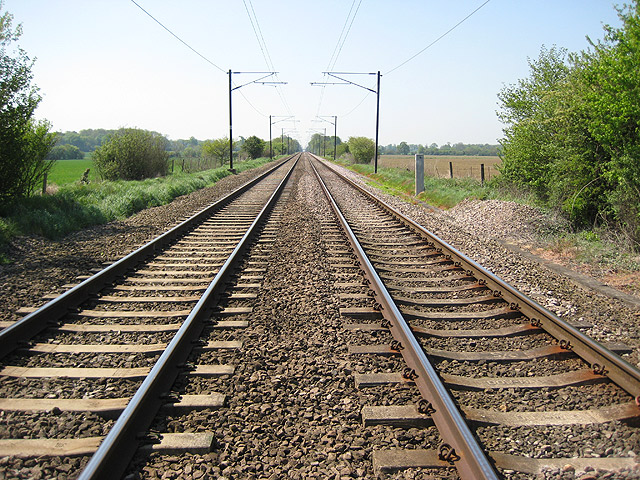
#> input picture OpenCV/12-houghTransform/images/railroad.jpg, 640 x 480 px
$ python 102-1-preparing.py
#> lines starting #> are read from the running program, lines starting #| are printed output that depends on the picture
import cv2 as cv
import math
import os
import numpy as np

os.chdir('12-houghTransform\\images')
img_src = cv.imread('railroad.jpg', cv.IMREAD_GRAYSCALE)
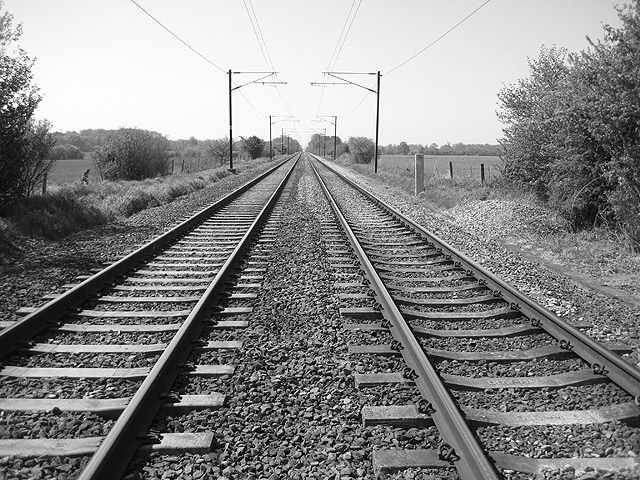
#> img_src: shape (480, 640); min 0, max 255, mean 137.2
img_edge = cv.Canny(img_src, 50, 150)
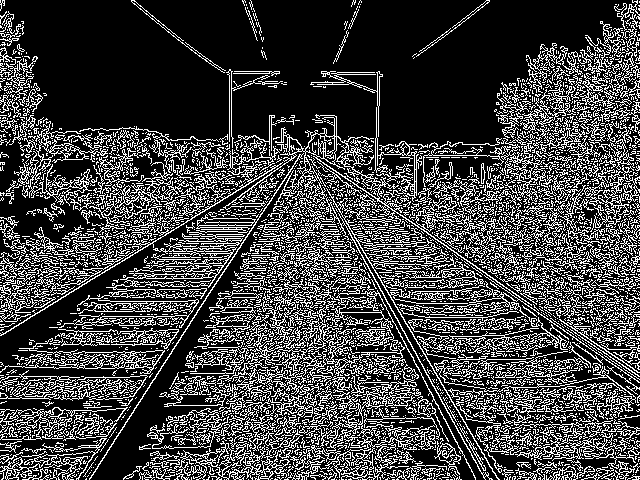
#> img_edge: shape (480, 640); 26% white in thin lines or dots
img_result =cv.cvtColor(img_edge, cv.COLOR_GRAY2BGR)
#> img_result: shape (480, 640, 3); 26% white in thin lines or dots

cv.imshow('img_src', img_src)
cv.imshow('img_edge', img_edge)
cv.imshow('img_result', img_result)

cv.waitKey(0)

cv.destroyAllWindows()

$ run again, with OpenCV/12-houghTransform/images/test.jpg copied over OpenCV/12-houghTransform/images/railroad.jpg
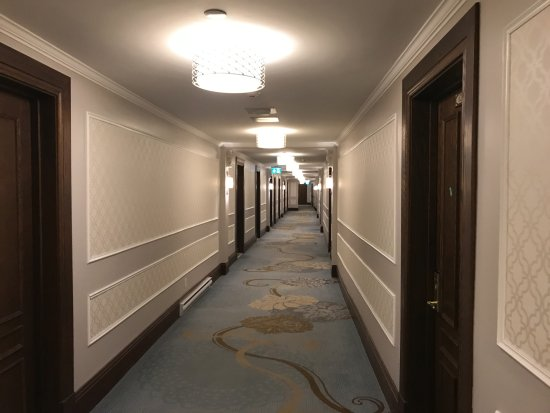
#> input picture OpenCV/12-houghTransform/images/test.jpg, 550 x 413 px
#> `img_src = cv.imread('railroad.jpg', cv.IMREAD_GRAYSCALE)`:
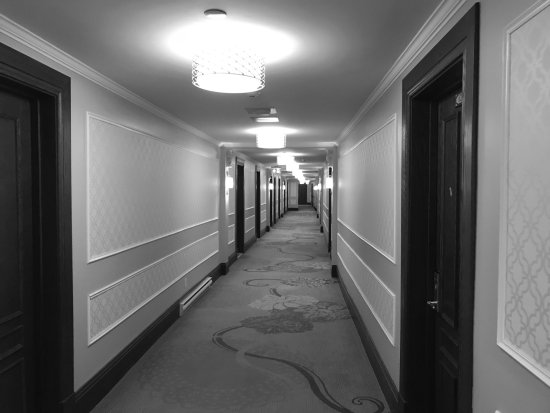
#> img_src: shape (413, 550); min 2, max 255, mean 105.5
#> `img_edge = cv.Canny(img_src, 50, 150)`:
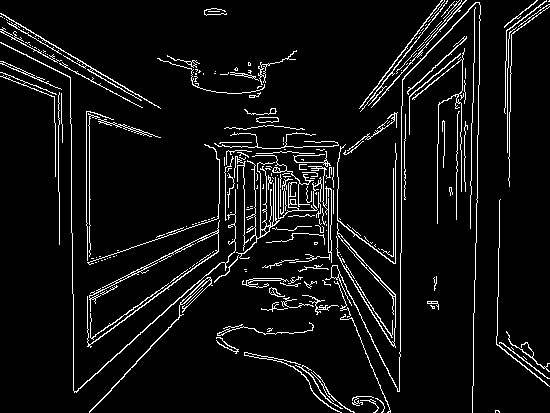
#> img_edge: shape (413, 550); 6.4% white in thin lines or dots
#> img_result: shape (413, 550, 3); 6.4% white in thin lines or dots
